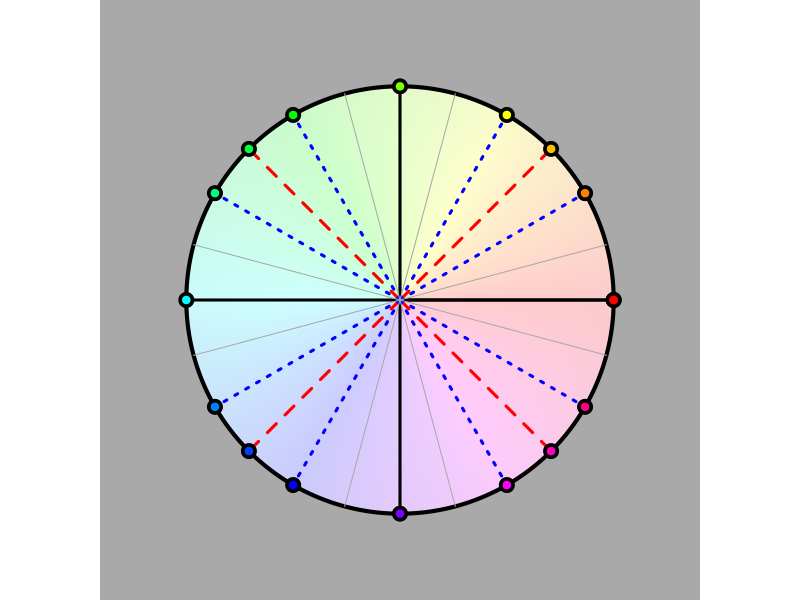

This figure's R source:
png("unit_circle_2.png",300,300)

par(mar=c(0,0,0,0),pty="s")
plot(0,0,"n",axes=F,ann=F,xlim=c(-1.3,1.3),ylim=c(-1.3,1.3))

ths = c(0,30,45,60,90,120,135,150,180,210,225,240,270,300,315,330,360)
th = ths/180*pi

t = seq(0,2*pi,pi/1000)
polygon(c(-1,-1,1,1)*1.5,c(-1,1,1,-1)*1.5,col="darkgrey")

for(i in t){
    lines(c(0,cos(i)),c(0,sin(i)),col=hsv(i/2/pi,0.2,1))
}

polygon(cos(t),sin(t),lwd=4)

for(i in seq(0,2*pi,pi/2)){
    lines(c(0,cos(i)),c(0,sin(i)),lwd=3)
}
for(i in seq(pi/4,7*pi/4,pi/2)){
    lines(c(0,cos(i)),c(0,sin(i)),lwd=3,col="red",lty=2)
}
for(i in c(pi/6,pi/3)){
    for(j in seq(0,3*pi/2,pi/2)){
        k = i+j
        lines(c(0,cos(k)),c(0,sin(k)),lwd=3,col="blue",lty=3)
    }
}
for(i in c(pi/12,5*pi/12)){
    for(j in seq(0,3*pi/2,pi/2)){
        k = i+j
        lines(c(0,cos(k)),c(0,sin(k)),lwd=1,col="darkgrey",lty=1)
    }
}

points(cos(th),sin(th),pch=19,col="black",cex=2)
points(cos(th),sin(th),pch=19,col=hsv(th/2/pi,1,1))

dev.off()
